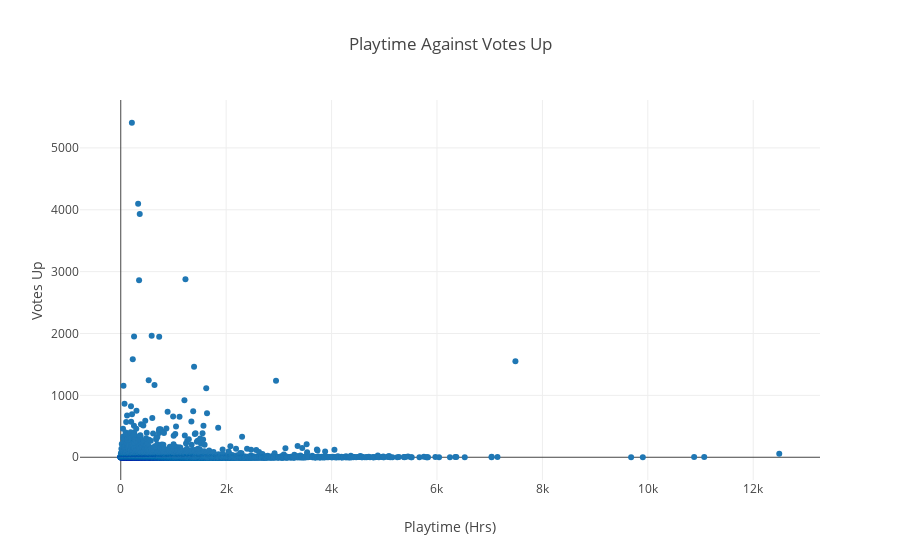

Notebook code for this chart:
### Markdown cell above
## R2

### Aim

To discern whether reviews left by users who have a greater usage of the product are seen as more helpful by the community.

### Purpose

Since these reviews are bubbled to the forefront of the UI, and userscore is derived from all reviews, it is worth exploring whether users who have used the product for longer receive more positive votes on their review. If so, this may also indicate similar to R1 that 'userscore' as a metric of the ratio between binary recommendation decisions is flawed, as their recommendation is therefore more impactful.

I would expect user reviews with amounts of hours logged at the higher end of the spectrum would receive more upvotes, however this partially relies on either the poster's ability to leverage that experience into creating a meaningful review, and whether the reader actually sees the amount of hours put in.

If this is the case, then I need to examine whether people who have used products for longer are more biased towards positive reviews in order to grade them properly.

### Investigation

The total time using a product per account is [time logged against a verified server](https://www.reddit.com/r/GlobalOffensive/comments/359xkj/apparently_you_can_fake_the_time_how_long_youve/cr2hv9k/). This is separate to a statistic that allows the client to determine how long has been spent playing a game. The client-based method has been ignored in my data collection, as some people fake the time they have spent using a product in order to illegitimately boost their statistics on the community platform.

Initially, I can look at the amount of 'helpfulness' per time amount of time played on a review, and see if it tends towards higher the greater amount of time the user has used the product. I can do this for one product and then assess whether the outcome holds true for all games.

Caution must be exercised however, as the genral maximum intended usage of a product is wildly variable, and not easily available. I can look instead at the times as a scale.

I will be using the product with the most reviews first - '221100', or 'Day Z'.

### Code cell
playtime_for_221100 = json.load(open('./dumps/playtime-for-221100.json'))

playtime_for_221100.sort(key=lambda i: i['author_total_playtime'])

x = []
y1 = []
y2 = []

for item in playtime_for_221100:
    x.append(item['author_total_playtime'] / 60) # Divide to get hours.
    y1.append(item['average_votes_up'])
    y2.append(item['max_votes_up'])
    
layout = go.Layout(
    title='Playtime Against Votes Up',
    xaxis=dict(
        title="Playtime (Hrs)"
    ),
    yaxis=dict(
        title="Votes Up"
    )
)   

data = [
    go.Scatter(
        x=x,
        y=y1,
        mode='markers'
    )
]

fig = go.Figure(data=data, layout=layout)

iplot(fig)

### Figure 1 — Plotly figure (JSON) as saved in the notebook; plotly's stock layout.template omitted (floating-point values rounded to 4 significant figures; data arrays with more than 128 entries replaced by an {"elided": "..."} marker saying what was removed)
{"data": [{"mode": "markers", "type": "scatter", "x": {"elided": "39733 float values"}, "y": {"elided": "39733 float values"}}], "layout": {"title": "Playtime Against Votes Up", "xaxis": {"title": "Playtime (Hrs)"}, "yaxis": {"title": "Votes Up"}}}
